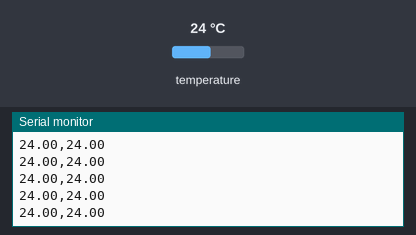
Simulated run of this sketch. Board: Arduino Uno, built with avr-gcc and run on an emulated ATmega328P. On the bench: the last lines printed to the serial monitor. Wiring (inferred from the names in the program): TMP102 temperature sensor at I2C address 0x48; TMP102 temperature sensor at I2C address 0x49. Inputs (shaded band) come from the test bench; at power-on: temperature 24 °C.

Above: at 1.2 s.
1.3 s: temperature set to 12 °C
At 1.57 s:
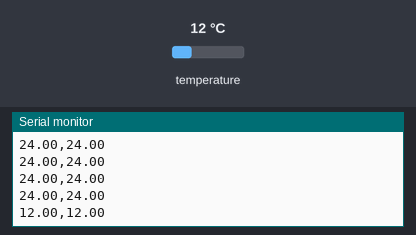
2.8 s: temperature set to 19 °C
At 2.98 s:
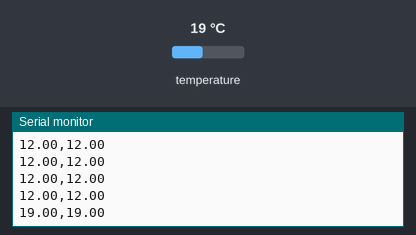
Timing chart, 0 to 5.8 s (numbered marks = the images above; inputs shaded):
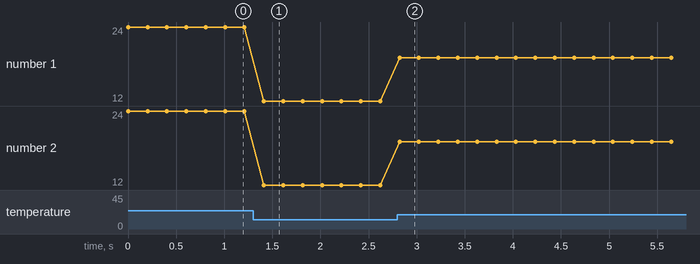

The sketch:

TMP102.ino
```cpp
#include <Wire.h> // Used to establied serial communication on the I2C bus
int tmp102Address1 = 0x48;
int tmp102Address2 = 0x49;

void setup(){
Serial.begin(115200);
Wire.begin();
}

void loop(){

float celsius1 = getTemperature(tmp102Address1);
float celsius2 = getTemperature(tmp102Address2);
Serial.print(celsius1); Serial.print(',');
Serial.println(celsius2);

delay(200); //just here to slow down the output. You can remove this
}

float getTemperature(int tmp){
Wire.requestFrom(tmp,2);

byte MSB = Wire.read();
byte LSB = Wire.read();

//it’s a 12bit int, using two’s compliment for negative
int TemperatureSum = ((MSB << 8) | LSB) >> 4;

float celsius = TemperatureSum*0.0625;
return celsius;
}
```

Measured:
- after the input at 1.3 s, the serial monitor: prints a new line after 0.11 s (image 1)
- after the input at 2.8 s, the serial monitor: prints a new line at once (image 2)
- plotted number 1: 24 → 12 after the input at 1.3 s, 12 → 19 after the input at 2.8 s
- plotted number 2: 24 → 12 after the input at 1.3 s, 12 → 19 after the input at 2.8 s
